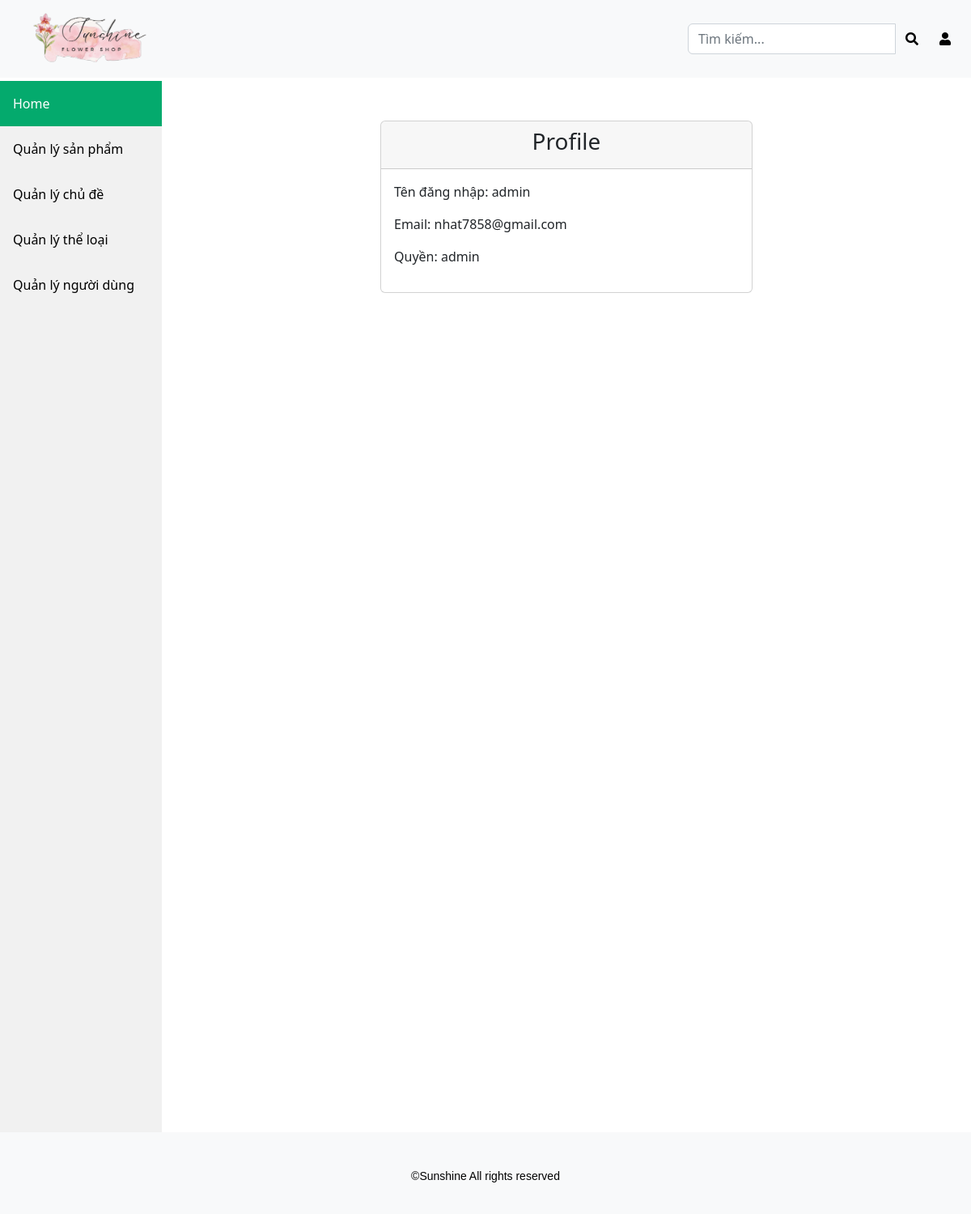
Page /admin/profile.php?userid=1 (signed in) on the committed database.
### tables this page shows
CREATE TABLE `user` (
  `id` int NOT NULL,
  `username` varchar(255) NOT NULL,
  `password` varchar(255) NOT NULL,
  `email` varchar(255) NOT NULL,
  `role` varchar(255) DEFAULT NULL,
  `token` varchar(255) DEFAULT NULL,
  `reset_time` datetime DEFAULT NULL
);

### class/User.php (called while the page is built, shortened)
<?php
class User
{
    public static function getOneByID($pdo, $id)
    {
        $sql = "SELECT * FROM user WHERE id = :id";
        $stmt = $pdo->prepare($sql);
        $stmt->bindValue(':id', $id, PDO::PARAM_INT);
        if ($stmt->execute()) {
            $stmt->setFetchMode(PDO::FETCH_CLASS, 'user');
            return $stmt->fetch();
        }
    }
}

### admin/profile.php (the view, shortened to what this page needs)
<?php
$id = $_GET["userid"];
require '../class/Database.php';
require '../class/User.php';
$db = new Database(DB_HOST, DB_NAME, DB_USER, DB_PASS);
$pdo = $db->getConn();
$user = User::getOneByID($pdo, $id);
?>
<?php require 'inc/header.php'; ?>
<div class="content">
    <div class="container">
        <div class="row">
            <div class="col-md-6 offset-md-3">
                <div class="card mt-5">
                    <div class="card-header">
                        <h3 class="text-center">Profile</h3>
                    </div>
                    <div class="card-body">
                        <div class="mb-3">
                            <p>Tên đăng nhập: <?= $user->username ?></p>
                        </div>
                        <div class="mb-3">
                            <p>Email: <?= $user->email ?></p>
                        </div>
                        <div class="mb-3">
                            <p>Quyền: <?= $user->role ?></p>
                        </div>
                    </div>
                </div>
            </div>
        </div>
    </div>
</div>
<?php require 'inc/footer.php'; ?>

### admin/inc/header.php (style rules this page uses)
body { position: relative; min-height: 100vh; padding-top: 100px; padding-bottom: 400px; }
div.content { margin-left: 200px; padding: 1px 16px; height: 1000px; }

### rows in the picture
user: username "admin", email "nhat7858@gmail.com", role "admin"
